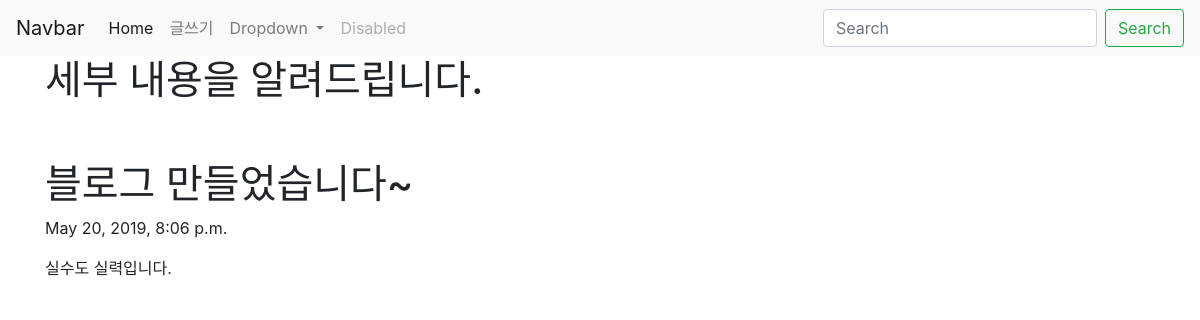
The page /blog/1 on the database its author committed.
### blog/models.py (models this page shows, shortened)
class Blog(models.Model):
    title = models.CharField(max_length = 200)
    pub_date = models.DateTimeField('date published')
    body = models.TextField()

### blog/views.py (the view)
# urls.py: path('blog/<int:blog_id>', blog.views.detail, name="detail"),
def detail(request, blog_id):
    details = get_object_or_404(Blog, pk=blog_id)
    return render(request, 'detail.html', {'detail' : details})

### blog/templates/detail.html (shortened to what this page needs)
<head>
    <link rel="stylesheet" href="https://stackpath.bootstrapcdn.com/bootstrap/4.3.1/css/bootstrap.min.css">
</head>
<body>
    <nav class="navbar navbar-expand-lg navbar-light bg-light">
        <a class="navbar-brand" href="#">Navbar</a>
        <div class="collapse navbar-collapse" id="navbarSupportedContent">
        <ul class="navbar-nav mr-auto">
            <li class="nav-item active">
                <a class="nav-link" href="{% url 'home' %}">Home <span class="sr-only">(current)</span></a>
            </li>
            <li class="nav-item">
                <a class="nav-link" href="{% url 'new' %}">글쓰기</a>
            </li>
            <li class="nav-item dropdown">
            <a class="nav-link dropdown-toggle" href="#" id="navbarDropdown" role="button" data-toggle="dropdown" aria-haspopup="true" aria-expanded="false">
                Dropdown
            </a>
            </li>
            <li class="nav-item">
            <a class="nav-link disabled" href="#" tabindex="-1" aria-disabled="true">Disabled</a>
            </li>
        </ul>
        <form class="form-inline my-2 my-lg-0">
            <input class="form-control mr-sm-2" type="search" placeholder="Search" aria-label="Search">
            <button class="btn btn-outline-success my-2 my-sm-0" type="submit">Search</button>
        </form>
        </div>
    </nav>
    <div class="container">
        <h1>세부 내용을 알려드립니다.</h1>
        <br><br>
        <h1>{{detail.title}}</h1>
        <p>{{detail.pub_date}}</p>
        <p>{{detail.body}}</p>
    </div>
</body>

### rows shown on the page
Blog: title "블로그 만들었습니다~", pub_date "May 20, 2019, 8:06 p.m.", body "실수도 실력입니다."
